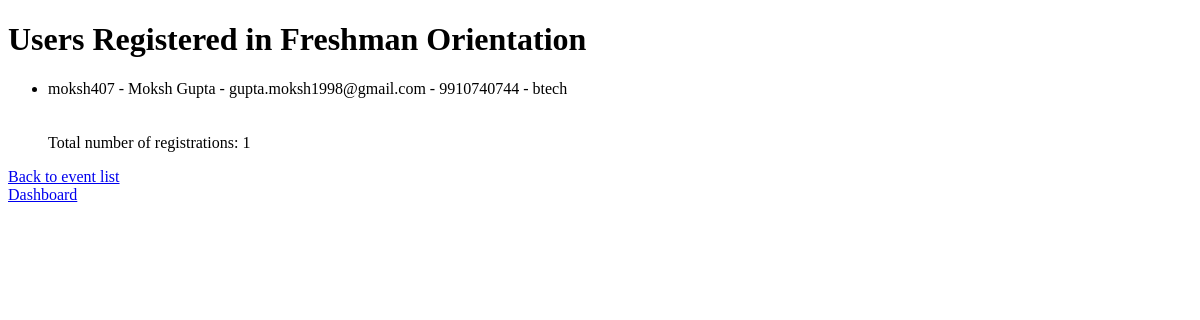
Page /user_in_an_event/4 (signed in) on the earlier database version.
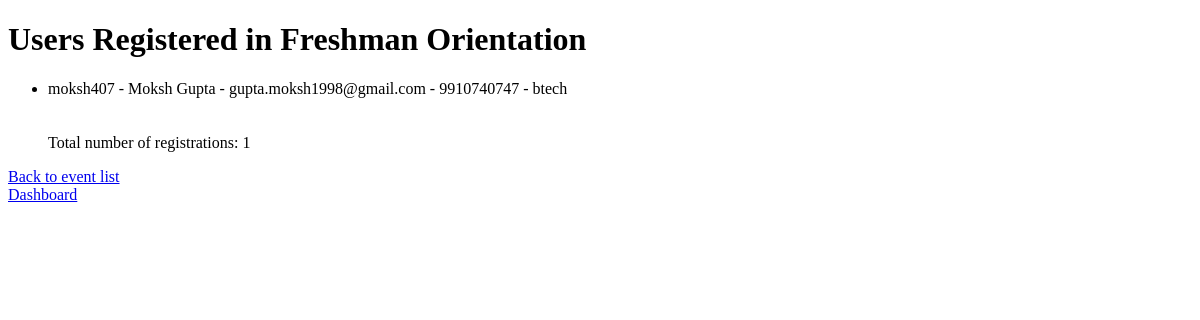
Same page on the later database version.
### userprofiles/models.py (models this page shows)
class UserProfile(models.Model):
	user = models.OneToOneField(User, on_delete=models.CASCADE)
	name = models.CharField(max_length=255, blank=True)
	email = models.EmailField(max_length=255, unique=True)
	institution = models.CharField(max_length=255, blank=True)
	course = models.CharField(max_length=255, blank=True)
	phone_regex = RegexValidator(regex=r'^\d{9,10}$')
	phone_number = models.CharField(validators=[phone_regex], max_length=10, blank=False, null=True, unique=True)
	events_registered = models.ManyToManyField(Event, blank=True, related_name="regEvents")
	YEAR_CHOICES = []
	for i in range((datetime.datetime.now().year),(datetime.datetime.now().year+10)):
		YEAR_CHOICES.append((i,i))
	graduation_year = models.IntegerField(_('year'), choices=YEAR_CHOICES,default=datetime.datetime.now().year)
	bio = models.TextField(blank=True)
	email_activated = models.BooleanField(default=False)
	last_login_time = models.DateTimeField(blank=True, null=True)
	ip_address  = models.CharField(blank=True,max_length=255)
	user_agent = models.CharField(blank=True, max_length=1024)
	def __str__(self):
		return self.user.username

### userprofiles/views.py (the view)
# urls.py: path('user_in_an_event/<int:event_id>', views.EventUsers, name='eventUsers'),
@login_required
def EventUsers(request, event_id):
	event = Event.objects.get(pk=event_id)
	context = {
		"users": event.regEvents.all(),
		"event": event,
		"count": event.regEvents.all().count()
	}
	return render(request, "show_users.html", context)

### userprofiles/templates/show_users.html (shortened to what this page needs)
{% extends 'base.html' %}
{% block body %}
<div>
	<h1>Users Registered in {{event.title}}</h1>
	<ul>
		{% for user in users %}
		<li>
			{{user}} - {{user.name}} - {{user.email}} - {{user.phone_number}} - {{user.course}}
		</li>
		{% empty %}
		<li>
			No users registered for {{event.title}}
		</li>
		{% endfor %}
		<br><br>Total number of registrations: {{ count }}
	</ul>
	<a href="{% url 'eventList' %}">Back to event list</a><br>
	<a href="{% url 'userDash' %}">Dashboard</a>
</div>
{% endblock %}

Differences in the rows shown:
changed UserProfile "Moksh Gupta": phone_number "9910740744" → "9910740747"
